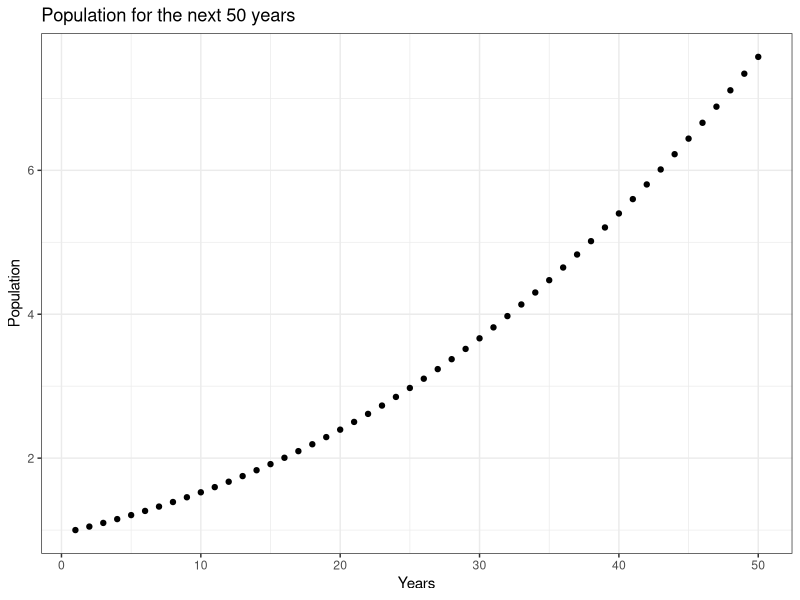

Recreate this plot in R.
## ---- chunk 1
knitr::opts_chunk$set(echo = TRUE, warning=FALSE, message=FALSE)

# load libraries

library(tidyverse)
library(purrr)
library(deSolve)
## ---- chunk 2
#'  Population growth rate
#' @param T  period of growth
#' @param P initial population
#' @param parms$r - base growth rate
#' @param parms$k - carrying capacity
#' @return change in population 
#'
dexpopk = function(time, P, parms) {
  
  # compute rate of change of population that includes carrying capacity
  dexpop = parms$r*P*(1-P/parms$k)
  
  return(list(dexpop))
}

## ---- chunk 3
# set parameters
initial_pop=1
params_rk = list(r=0.05, k=20) # same parameter names in function
years = seq(from=1, to=50)

#use solver and growth rate function
results=ode(initial_pop, years, dexpopk, params_rk)

# column names
colnames(results)=c("year","P")

# save results in a dataframe

results_df <- as.data.frame(results) # same result as propose as rachel

## ---- chunk 4
# plot
ggplot(results_df, aes(year,P))+
  geom_point()+
  labs(title="Population for the next 50 years", 
       y="Population", 
       x="Years")+
  theme_bw()
